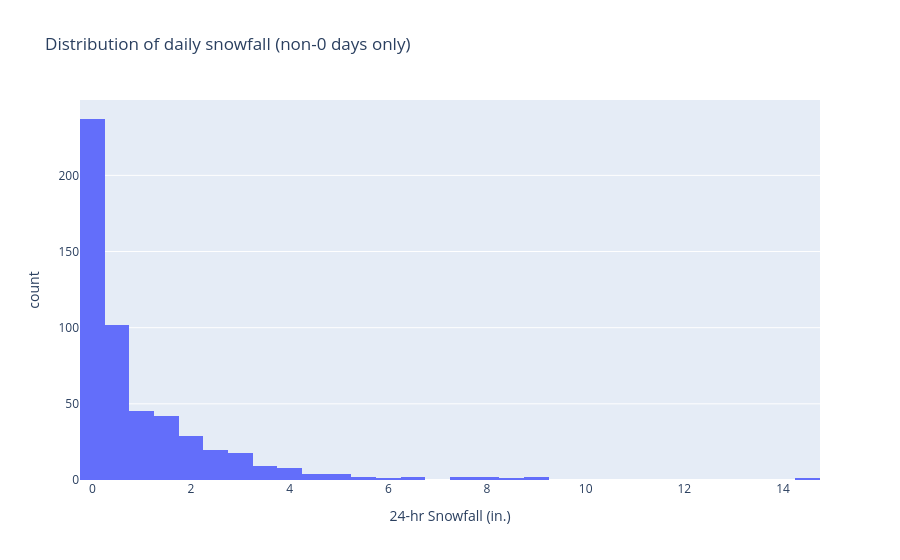

Source (notebook cell):
### Code cell
# distribution of snowfall (non-0 days only to evaluate shape during periods w/ active snowfall)
fig = px.histogram(
    snow_solar[snow_solar['snowfall'] > 0],
    x='snowfall',
    nbins=40,
    title='Distribution of daily snowfall (non-0 days only)',
    labels={'snowfall': '24-hr Snowfall (in.)'}
)
fig.show()

### Figure 1 — Plotly figure (JSON) as saved in the notebook; plotly's stock layout.template omitted (floating-point values rounded to 4 significant figures; data arrays with more than 128 entries replaced by an {"elided": "..."} marker saying what was removed)
{"data": [{"bingroup": "x", "hovertemplate": "24-hr Snowfall (in.)=%{x}<br>count=%{y}<extra></extra>", "legendgroup": "", "marker": {"color": "#636efa", "pattern": {"shape": ""}}, "name": "", "nbinsx": 40, "orientation": "v", "showlegend": false, "type": "histogram", "x": {"elided": "531 float values"}, "xaxis": "x", "yaxis": "y"}], "layout": {"barmode": "relative", "legend": {"tracegroupgap": 0}, "title": {"text": "Distribution of daily snowfall (non-0 days only)"}, "xaxis": {"anchor": "y", "domain": [0, 1], "title": {"text": "24-hr Snowfall (in.)"}}, "yaxis": {"anchor": "x", "domain": [0, 1], "title": {"text": "count"}}}}
